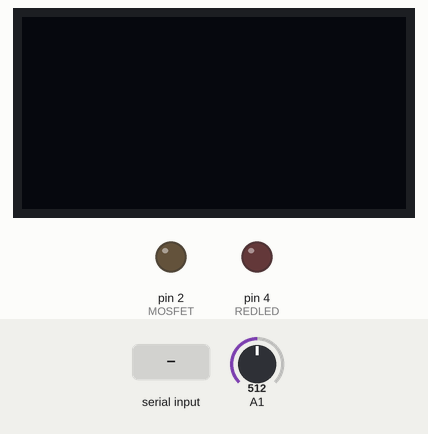
The sketch below on a simulated Arduino Uno, built with avr-gcc and run on an emulated ATmega328P. On the bench: 128×64 one-colour display, output pins drawn as LEDs (lit = HIGH). The test bench sets the inputs (shaded band); at power-on: A1 = 512. What the sketch prints to the serial monitor is not drawn.

Above: at 1.2 s.
1.3 s: "1" received over Serial
At 2.8 s:
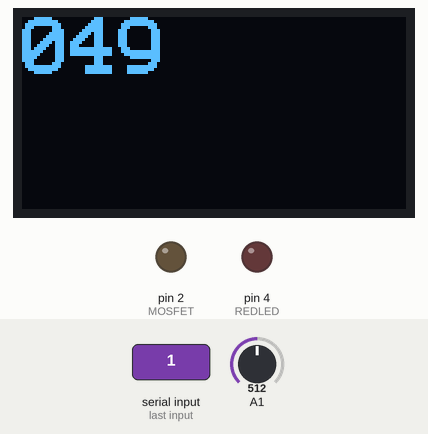
3.1 s: A1 set to 592
5.3 s: A1 set to 614
At 6.5 s:
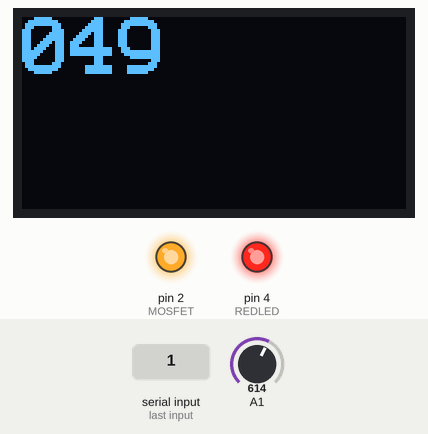
6.8 s: "0" received over Serial
At 7.5 s:
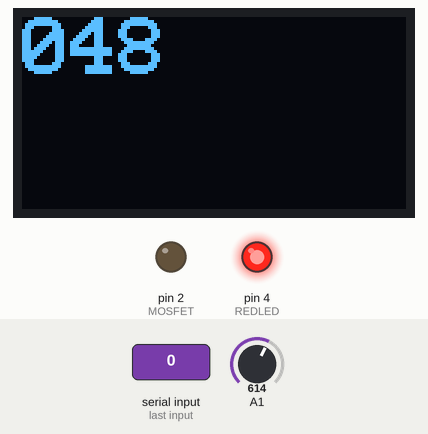
9.1 s: A1 set to 590
At 10.2 s:
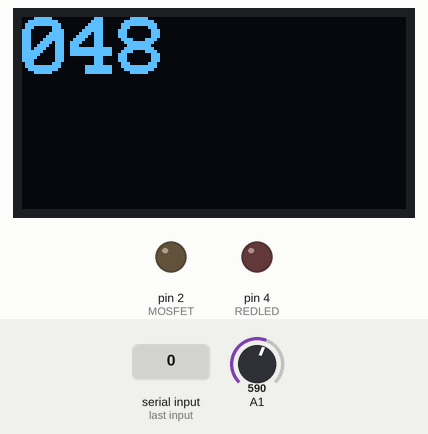
11.4 s: byte 255 (255) received over Serial
At 12.0 s:
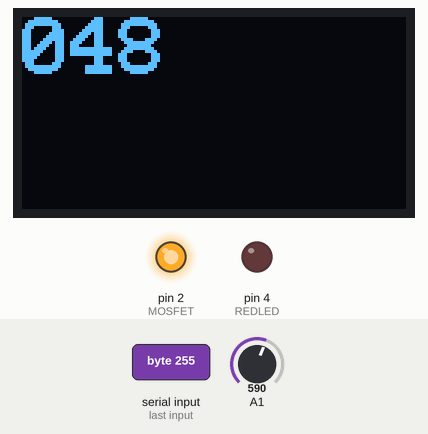
Timing chart, 0 to 14.4 s (numbered marks = the images above; inputs shaded):
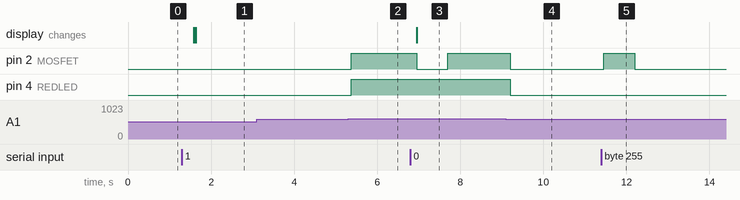

Measured:
- the behaviour switches between 600 and 601 on A1 (found by bisection; images 1 and 2)
- after the input at 1.3 s, the display: first changes after 0.28 s (image 1 shows a later state)
- after the input at 3.1 s, every drawn part: stays the same
- after the input at 5.3 s, pin 2 (MOSFET), pin 4 (REDLED): LOW → HIGH after 0.08 s
- after the input at 6.8 s, pin 2 (MOSFET): HIGH → LOW after 0.15 s, → HIGH 0.75 s later; the display: changes after 0.15 s (image 3)
- after the input at 9.1 s, pin 2 (MOSFET), pin 4 (REDLED): HIGH → LOW after 0.10 s
- after the input at 11.4 s, pin 2 (MOSFET): LOW → HIGH after 0.05 s, → LOW 0.75 s later

The sketch:

plant-watering.ino
```cpp
#include <Arduino.h>
#include <U8x8lib.h>

#define MOSFET 2         // MOSFET for water pump
#define REDLED 4         // Red LED
#define BUTTON 6         // Push button

auto display = U8X8_SSD1306_128X64_NONAME_HW_I2C(U8X8_PIN_NONE);

void setup() {
  Serial.begin(9600);
  display.begin();
  display.setFlipMode(0);
  display.clearDisplay();
  pinMode(MOSFET, OUTPUT);
  pinMode(REDLED, OUTPUT);
  pinMode(BUTTON, INPUT);
}

void sendPotentiometerData() {
  const auto value = analogRead(A1);
  const byte data[] = {0, 0, highByte(value), lowByte(value)};
  Serial.write(data, 4);
  Serial.println();
}

void loop() {
  sendPotentiometerData();
  delay(750);
  const auto value1 = analogRead(A1);

  if (value1 > 600) {
    digitalWrite(REDLED, HIGH);
    digitalWrite(MOSFET, HIGH);
  } else {
    digitalWrite(REDLED, LOW);
    digitalWrite(MOSFET, LOW);
  }

  display.setFont(u8x8_font_profont29_2x3_r);
  display.setCursor(0, 0);

  if (!Serial.available()) return;
  const auto receivedData = Serial.read();

  char buf[16];
  sprintf(buf, "%03d", receivedData);

  if(receivedData <= 100) {
    display.print(buf);
    digitalWrite(MOSFET, LOW);
  } else if (receivedData == 255) {
    digitalWrite(MOSFET, HIGH);
  } else {
    digitalWrite(MOSFET, LOW);
  }
}
```
